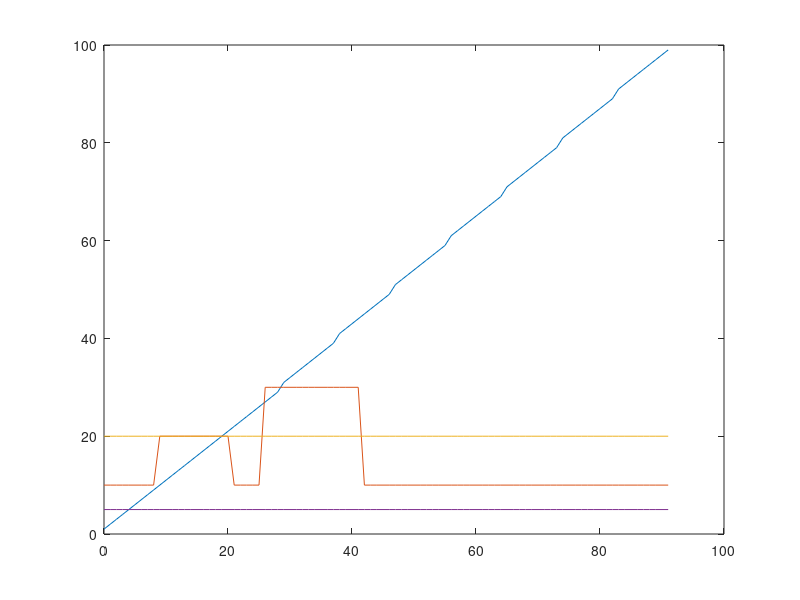

Source code (MATLAB):
T = csvread('forMatlabh.csv');


x1 = T(:,1)
x1 = transpose(x1);
s = size(x1)
x1t = (0:1:s(2)-1);

plot(x1t,x1)
hold on;

x2 = T(:,2)
x2 = transpose(x2);
s2 = size(x2)
x2t = (0:1:s2(2)-1);

plot(x2t,x2)

x3 = T(:,3)
x3 = transpose(x3);
s3 = size(x3)
x3t = (0:1:s3(2)-1);

plot(x3t,x3)

x4 = T(:,4)
x4 = transpose(x4);
s4 = size(x4)
x4t = (0:1:s4(2)-1);

plot(x4t,x4)
